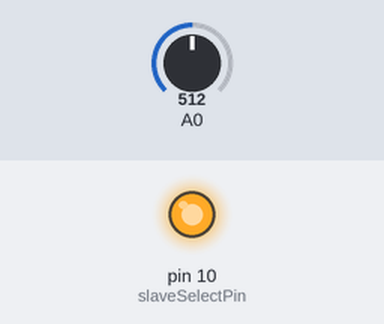
Bench run of a sketch on a simulated Arduino Uno, built with avr-gcc and run on an emulated ATmega328P. On the bench: output pins drawn as LEDs (lit = HIGH). The inputs (shaded band) are chosen by the test bench; at power-on: A0 = 512. What the sketch prints to the serial monitor is not drawn.

Above: at 0.1 s.
Timing chart, 0 to 1.6 s (numbered marks = the images above):
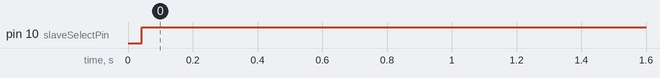

Measured:
- by itself, pin 10 (slaveSelectPin): LOW → HIGH at 0.04 s

The sketch:

AD8402_WeinBridge.ino
```cpp
/*
  Wein Bridge Control

  AD8402

  POTの出力電圧を読み取って
  Digi-Potのチャンネル1, 2の抵抗値を可変

  Pinの接続
  A0 POT1
  10 CS
  11 MOSI
  13 SCK
*/

// inslude the SPI library:
#include <SPI.h>

// set pin 10 as the slave select for the digital pot:
const int slaveSelectPin = 10;

byte v0;

void setup() {
  // set the slaveSelectPin as an output:
  pinMode (slaveSelectPin, OUTPUT);
  digitalWrite(slaveSelectPin, HIGH);
  // initialize SPI:
  SPI.begin();
  delay(1);

  Serial.begin(9600);
  Serial.println("Wein Bridge Test.");
}

void loop() {
  int v = analogRead(0) / 4;
  if (v != v0) {
    v0 = v;

    Serial.print(v0);
    Serial.print("\n");

    digitalPotWrite(0, v0);
    digitalPotWrite(1, v0);
  }
}

void digitalPotWrite(int address, int value) {
  // take the SS pin low to select the chip:
  digitalWrite(slaveSelectPin, LOW);
  //  send in the address and value via SPI:
  SPI.transfer(address);
  SPI.transfer(value);
  // take the SS pin high to de-select the chip:
  digitalWrite(slaveSelectPin, HIGH);
}
```
